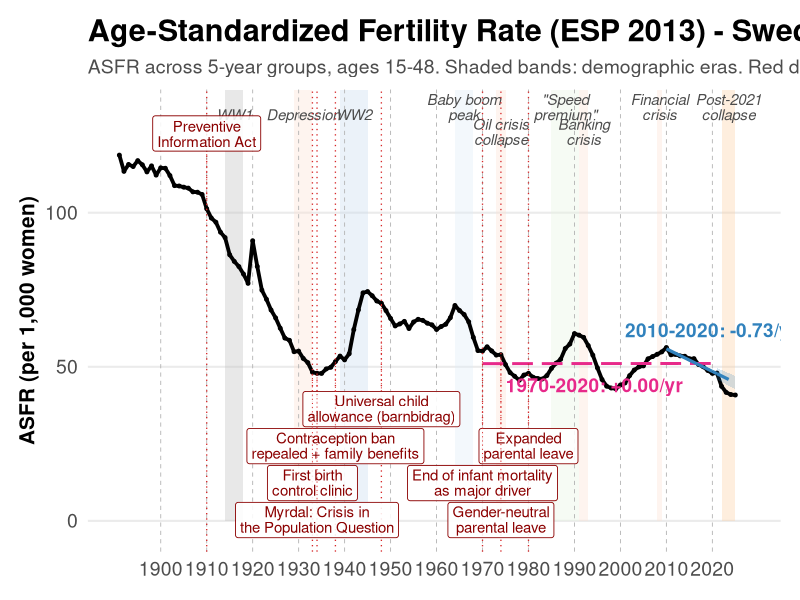
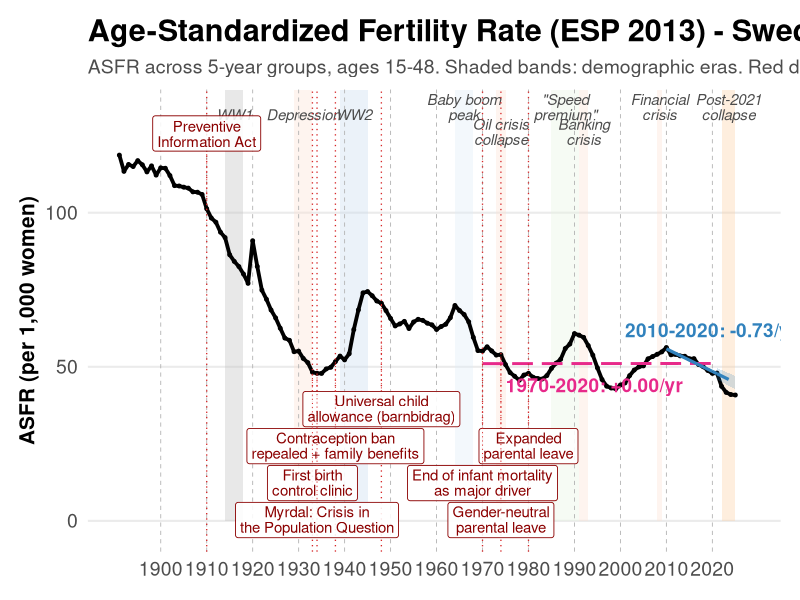
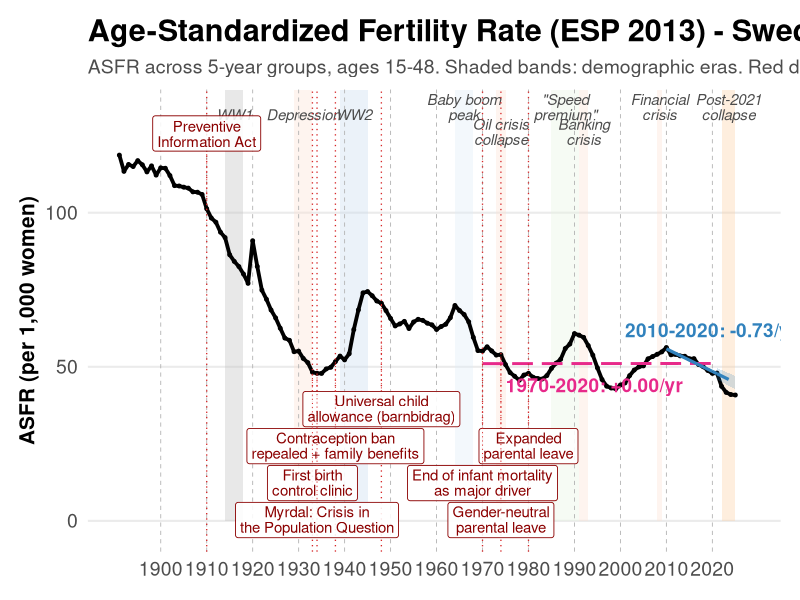

Here is the R script that generated these plots, in order:
###############################################################
## Age-Standardized Fertility Rate (ASFR) - ESP 2013 weights
## Ages 15–48, Swedish women
## Linear trend fitted on 2010–2020, 95% PI projected to 2021–2025
## + historical markers / eras
###############################################################

suppressPackageStartupMessages({
  library(dplyr)
  library(tidyr)
  library(readr)
  library(ggplot2)
  library(scales)
  library(stringr)
  library(tibble)
})

OUT_DIR <- "visual"
dir.create(OUT_DIR, recursive = TRUE, showWarnings = FALSE)

# =====================================================================
# 1. LOAD DATA
# =====================================================================
pop <- read_csv("2025_update/1860_to_2025_women_population.csv",
                show_col_types = FALSE) %>%
  mutate(Age = as.integer(Age), Year = as.integer(Year),
         Population = as.numeric(Population))

births <- read_csv("2025_update/1891_to_2025_births.csv",
                   show_col_types = FALSE) %>%
  mutate(MotherAge = as.integer(MotherAge), Year = as.integer(Year),
         Births = as.numeric(Births))

# =====================================================================
# 2. AGE-SPECIFIC RATES BY 5-YEAR GROUP
# =====================================================================
ages_keep <- 15:48

mk_group5 <- function(a) {
  gs <- (a %/% 5) * 5
  sprintf("%02d-%02d", gs, gs + 4)
}

births_grp <- births %>%
  filter(MotherAge %in% ages_keep) %>%
  mutate(AgeGroup5 = mk_group5(MotherAge)) %>%
  group_by(Year, AgeGroup5) %>%
  summarise(Births = sum(Births, na.rm = TRUE), .groups = "drop")

pop_grp <- pop %>%
  filter(Age %in% ages_keep) %>%
  mutate(AgeGroup5 = mk_group5(Age)) %>%
  group_by(Year, AgeGroup5) %>%
  summarise(Population = sum(Population, na.rm = TRUE), .groups = "drop")

rates <- births_grp %>%
  inner_join(pop_grp, by = c("Year", "AgeGroup5")) %>%
  mutate(ASFR = Births / Population)

# =====================================================================
# 3. ESP 2013 WEIGHTS
# =====================================================================
esp2013 <- tibble(
  AgeGroup5 = c("15-19", "20-24", "25-29", "30-34",
                "35-39", "40-44", "45-49"),
  ESP_w     = c(5500, 5500, 5500, 5500, 5500, 5500, 5500)
)
esp2013 <- esp2013 %>% mutate(w = ESP_w / sum(ESP_w))

asfr_std <- rates %>%
  inner_join(esp2013, by = "AgeGroup5") %>%
  group_by(Year) %>%
  summarise(
    ASFR_std = sum(ASFR * w),
    ASFR_std_1000 = sum(ASFR * w) * 1000,
    .groups = "drop"
  ) %>%
  arrange(Year)

cat("ASFR computed:", nrow(asfr_std), "years,",
    min(asfr_std$Year), "-", max(asfr_std$Year), "\n")

# =====================================================================
# 4. LINEAR TRENDS + 95% PI 2021-2025
# =====================================================================

# --- Trend 1: 1970–2020 ---
fit_data_70 <- asfr_std %>% filter(Year >= 1970, Year <= 2020)
lm_70 <- lm(ASFR_std_1000 ~ Year, data = fit_data_70)
trend_70 <- tibble(Year = 1970:2020) %>%
  mutate(fit = predict(lm_70, newdata = .))

# --- Trend 2: 2010–2020 ---
fit_data <- asfr_std %>% filter(Year >= 2010, Year <= 2020)
lm_fit   <- lm(ASFR_std_1000 ~ Year, data = fit_data)
trend_line <- tibble(Year = 2010:2020) %>%
  mutate(fit = predict(lm_fit, newdata = .))

pi_years <- tibble(Year = 2021:2025)
pi_pred  <- predict(lm_fit, newdata = pi_years, interval = "prediction", level = 0.95)
pi_df    <- bind_cols(pi_years, as_tibble(pi_pred)) %>%
  rename(fit = fit, lwr = lwr, upr = upr)

# =====================================================================
# 5. HISTORICAL ANNOTATIONS
# =====================================================================
# Strategy: use two annotation tracks below the chart (negative y space)
# to avoid cluttering the data area. Point events get colored tick marks
# on the x-axis with a compact legend table. Era bands are shaded
# directly on the plot with minimal labels.

# --- Eras (shaded vertical bands on the chart) ---
eras <- tribble(
  ~start, ~end,  ~label,                    ~color,     ~label_y,
  1914,   1918,  "WW1",                     "#bdbdbd",  130,
  1929,   1933,  "Depression",              "#fee0d2",  130,
  1939,   1945,  "WW2",                     "#c6dbef",  130,
  1964,   1968,  "Baby boom\npeak",         "#deebf7",  130,
  1973,   1975,  "Oil crisis\ncollapse",    "#fee0d2",  122,
  1985,   1991,  "\"Speed\npremium\"",      "#e5f5e0",  130,
  1991,   1993,  "Banking\ncrisis",         "#fee0d2",  122,
  2008,   2009,  "Financial\ncrisis",       "#fee0d2",  130,
  2022,   2025,  "Post-2021\ncollapse",     "#fdd0a2",  130
)

# --- Point events (direct labels on the dotted lines) ---
# Positioning strategy:
#   - Labels go above or below the curve depending on available space
#   - Nearby events are staggered vertically to avoid overlap
#   - vjust=0 → label above y_pos, vjust=1 → label below y_pos
events <- tribble(
  ~year, ~label,                                          ~y_pos, ~vjust,
  1910,  "Preventive\nInformation Act",                    120,    0,
  1933,  "First birth\ncontrol clinic",                     18,    1,
  1934,  "Myrdal: Crisis in\nthe Population Question",      6,     1,
  1938,  "Contraception ban\nrepealed + family benefits",   30,    1,
  1948,  "Universal child\nallowance (barnbidrag)",         42,    1,
  1970,  "End of infant mortality\nas major driver",        18,    1,
  1974,  "Gender-neutral\nparental leave",                   6,    1,
  1980,  "Expanded\nparental leave",                        30,    1,
)

# =====================================================================
# 6. PLOT
# =====================================================================

p <- ggplot() +
  # Era shaded bands
  geom_rect(
    data = eras,
    aes(xmin = start, xmax = end, ymin = 0, ymax = Inf, fill = label),
    alpha = 0.35, show.legend = FALSE
  ) +
  scale_fill_manual(
    values = setNames(eras$color, eras$label)
  ) +
  # Era labels
  geom_text(
    data = eras,
    aes(x = (start + end) / 2, y = label_y, label = label),
    size = 3.8, color = "grey30", fontface = "italic",
    lineheight = 0.85, vjust = 0
  ) +
  # Decade vertical lines
  geom_vline(
    xintercept = seq(1900, 2020, by = 10),
    linewidth = 0.3, color = "grey70", linetype = "dashed"
  ) +
  # Observed ASFR
  geom_line(data = asfr_std, aes(x = Year, y = ASFR_std_1000),
            linewidth = 1.3, color = "black") +
  geom_point(data = asfr_std, aes(x = Year, y = ASFR_std_1000),
             size = 1.0, color = "black") +
  # Linear trend 1970–2020
  geom_line(data = trend_70, aes(x = Year, y = fit),
            linewidth = 1.0, color = "#e7298a", linetype = "longdash") +
  # 95% PI ribbon
  geom_ribbon(data = pi_df, aes(x = Year, ymin = lwr, ymax = upr),
              fill = "#3182bd", alpha = 0.2) +
  # Linear trend 2010–2020
  geom_line(data = trend_line, aes(x = Year, y = fit),
            linewidth = 1.1, color = "#3182bd") +
  # Extrapolation
  geom_line(data = pi_df, aes(x = Year, y = fit),
            linewidth = 1.1, color = "#3182bd", linetype = "dashed") +
  geom_segment(
    aes(x = 2020, xend = 2021,
        y = tail(trend_line$fit, 1), yend = head(pi_df$fit, 1)),
    linewidth = 1.1, color = "#3182bd", linetype = "dashed"
  ) +
  # Point-event vertical markers
  geom_vline(
    data = events,
    aes(xintercept = year),
    linewidth = 0.45, color = "#d62728", linetype = "dotted"
  ) +
  # Point-event inline labels
  geom_label(
    data = events,
    aes(x = year, y = y_pos, label = label, vjust = vjust),
    size = 3.8, lineheight = 0.85,
    color = "#8b0000", fill = alpha("white", 0.88),
    label.size = 0.3, label.padding = unit(0.25, "lines"),
    fontface = "plain"
  ) +
  # Connector segments from label to curve
  geom_segment(
    data = events %>% 
      left_join(asfr_std %>% select(Year, ASFR_std_1000), by = c("year" = "Year")),
    aes(x = year, xend = year,
        y = ifelse(vjust == 0, y_pos - 1, y_pos + 1),
        yend = ASFR_std_1000),
    linewidth = 0.35, color = "#d62728", linetype = "dotted"
  ) +
  # Trend slope annotations
  annotate("text", x = 1975,
           y = predict(lm_70, newdata = tibble(Year = 1975)) - 7,
           label = paste0("1970-2020: ", sprintf("%+.2f", coef(lm_70)[2]), "/yr"),
           color = "#e7298a", fontface = "bold", size = 4.8, hjust = 0) +
  annotate("text", x = 2001,
           y = predict(lm_fit, newdata = tibble(Year = 2010)) + 6,
           label = paste0("2010-2020: ", sprintf("%+.2f", coef(lm_fit)[2]), "/yr"),
           color = "#3182bd", fontface = "bold", size = 4.8, hjust = 0) +
  scale_x_continuous(
    breaks = seq(1900, 2025, by = 10),
    limits = c(NA, 2028)
  ) +
  scale_y_continuous(
    limits = c(-10, 140),
    expand = expansion(mult = c(0, 0))
  ) +
  labs(
    title    = "Age-Standardized Fertility Rate (ESP 2013) - Sweden, 1891-2025",
    subtitle = "ASFR across 5-year groups, ages 15-48. Shaded bands: demographic eras. Red dotted: policy milestones.",
    x = NULL, y = "ASFR (per 1,000 women)"
  ) +
  theme_minimal(base_size = 16) +
  theme(
    plot.title         = element_text(face = "bold", size = 22),
    plot.subtitle      = element_text(size = 14, color = "grey30"),
    panel.grid.minor   = element_blank(),
    panel.grid.major.x = element_blank(),
    axis.text.x        = element_text(size = 14),
    axis.text.y        = element_text(size = 14),
    axis.title.y       = element_text(size = 15, face = "bold"),
    panel.background   = element_rect(fill = "white", color = NA),
    plot.background    = element_rect(fill = "white", color = NA),
    plot.margin        = margin(t = 14, r = 14, b = 14, l = 14)
  )

p

ggsave(file.path(OUT_DIR, "ASFR_ESP2013_trend_PI_1891_2025_marked.png"),
       p, width = 18, height = 9, dpi = 300, bg = "white")
ggsave(file.path(OUT_DIR, "ASFR_ESP2013_trend_PI_1891_2025_marked.pdf"),
       p, width = 18, height = 9, bg = "white")

cat("ASFR plot with historical markers saved.\n")
